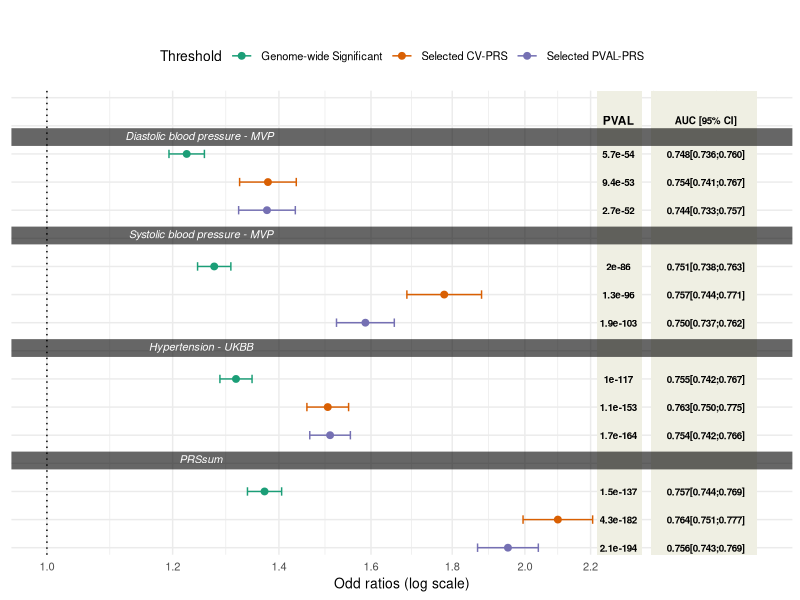

Reproduce this figure in R.
library(ggplot2)
library(dplyr)
library(purrr)
library(RColorBrewer)

figure3_df<-read.csv("../Source_Data/2022-03-12_Data_figure3.csv")

# group the studies and separate with an empty line
figure3_df<- figure3_df %>% 
  split(.$study) %>% 
  purrr::map(~add_row(.,study=unique(.$study),OR=NA ,pval_assoc_with_outcome=NA)) %>% 
  bind_rows()

# Reorder row based on gwas studies
figure3_df<- figure3_df %>% arrange(match(study, c("MVP-DBP","MVP-SBP","UKBB-HTN", "PRSsum")))

# remove last row 
figure3_df<-figure3_df[-nrow(figure3_df),]

# Add 2 new empty line on the top for the title purpose
figure3_df<- figure3_df %>% add_row(study=c(NA,NA),.before = 1)

# rename row number
figure3_df$ID<-1:nrow(figure3_df)

# reverse the order levels
figure3_df$ID<-factor(figure3_df$ID, levels = c(nrow(figure3_df):1))

forest_plot <- ggplot(figure3_df, aes(x = OR, y = ID, colour=Threshold)) +
                      geom_errorbar(aes(xmin=ci_low, xmax=ci_hi), width=.3, position=position_dodge(.6))+
                      geom_point(position=position_dodge(.5), size=2) +
                      scale_colour_discrete(na.translate = F)+ 
                      geom_vline(xintercept = 1, linetype = 3) + 
                      xlab("Odd ratios (log scale)") + ggtitle(" ")+
                      scale_y_discrete(limits = rev(figure3_df$ID),expand = c(0.0005,0.1)) + 
                      theme_minimal() +
                      scale_color_brewer(palette = "Dark2",na.translate=FALSE,  
                                        labels = c("Genome-wide Significant","Selected CV-PRS","Selected PVAL-PRS"),
                                        name="Threshold" )+
                      scale_x_continuous(trans = "log",breaks=c(1,1.2,1.4,1.6,1.8,2,2.2))+
                      theme(axis.text.y = element_blank(),
                            axis.title.y = element_blank(), 
                            text = element_text(size=10),
                            plot.title = element_text(size=16,hjust = 0.5))


## Add other information (pvalue, auc and etc)
forest_plot_w_info<-forest_plot+ 
                    geom_rect(data=figure3_df, 
                              aes(xmin=2.22, xmax=2.37, ymin=-Inf, ymax=Inf), 
                              fill="#efefe3",colour = NA)+
                    geom_text(data=figure3_df, aes(label=pval_assoc_with_outcome, y=ID, x=2.29), 
                              fontface="bold", size=2.5, colour= "black")+
                    ### Add pval header
                    annotate("text", x = 2.29, y= 16.2, label = "PVAL", size=3, fontface="bold",family="")+ 
                    # Add column for AUC [95% CI]
                    geom_rect(data=figure3_df, aes(xmin=2.4, xmax=2.8, ymin=-Inf, ymax=Inf), 
                                  fill="#efefe3",colour = NA)+
                    ## Add  AUC [95% CI] value 
                    geom_text(data=figure3_df, aes(label=AUC_CI, y=ID, x=2.6), 
                              fontface="bold", size=2.5, colour= "black")+
                    ### Add AUC [95% CI] value 
                    annotate("text", x = 2.6, y= 16.2,label = "AUC [95% CI]", 
                              size=2.5, fontface="bold",family="")+
                    theme(legend.position = "top")+
                    # Add title holder
                    geom_hline(yintercept =15.6, colour="black", size=6, alpha=0.6)+
                    geom_hline(yintercept =12.1, colour="black", size=6, alpha=0.6)+
                    geom_hline(yintercept =8.1, colour="black", size=6, alpha=0.6)+
                    geom_hline(yintercept =4.1, colour="black", size=6, alpha=0.6)+
                    ### Add PRS Name in title holder
                    annotate("text", x = 1.25, y=15.5,label = "Diastolic blood pressure - MVP ", 
                              size=2.8, fontface="italic",family="", vjust=0,colour="white")+
                    annotate("text", x = 1.25, y=12, label = "Systolic blood pressure - MVP",
                              size=2.8, fontface="italic",family="", vjust=0,colour="white")+
                    annotate("text", x = 1.25, y=8, label = "Hypertension - UKBB", 
                              size=2.8, fontface="italic",family="", vjust=0,colour="white")+
                    annotate("text", x =1.25,  y=4, label = "PRSsum", 
                              size=2.8,fontface="italic",family="", vjust=0,colour="white")

#Save plot

pdf("output/here", height = 6, width = 7)

forest_plot_w_info

dev.off()





